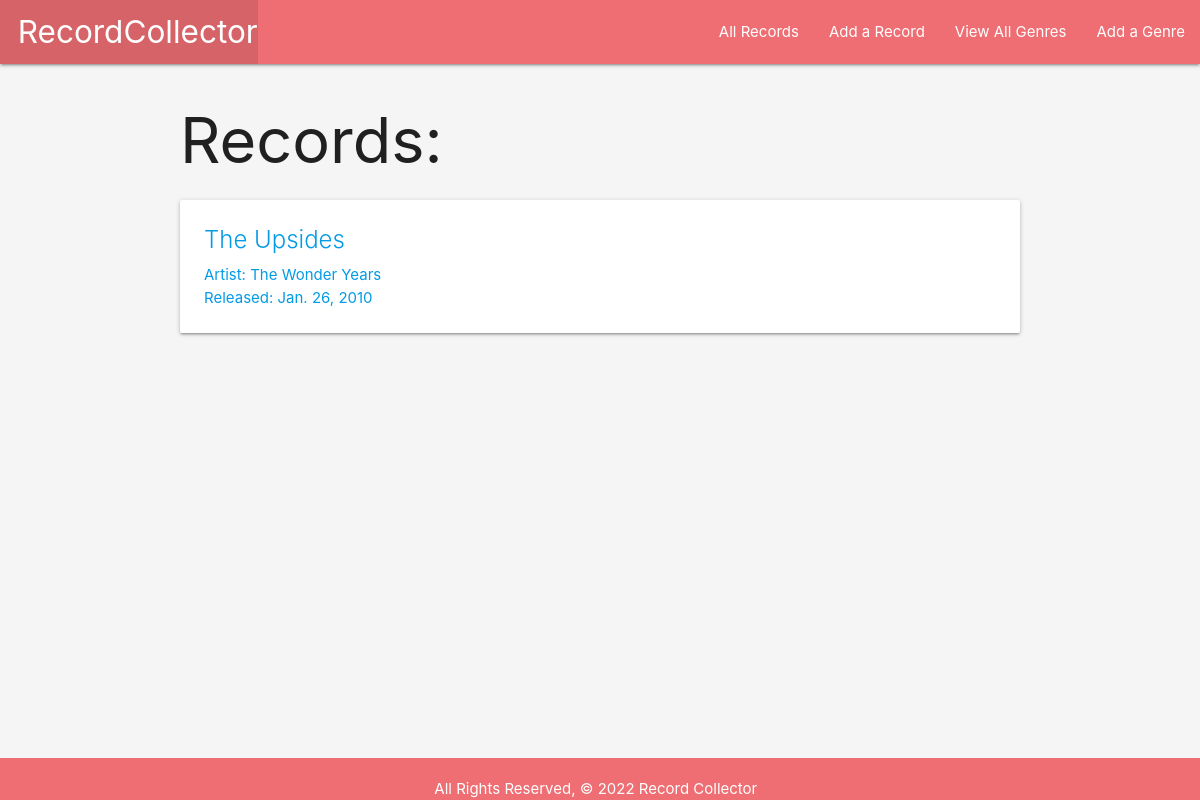
The app's page /records/ with its own data.
### main_app/models.py (models this page shows, shortened)
class Record(models.Model):
    title = models.CharField(max_length=100)
    artist = models.CharField(max_length=100)
    release_date = models.DateField()
    genres = models.ManyToManyField(Genre)

### main_app/views.py (the view)
# urls.py: path('records/', views.records_index, name='index'),
def records_index(request):
    records = Record.objects.all()
    return render(request, 'records/index.html', {'records': records })

### main_app/templates/records/index.html
{% extends 'base.html' %}
{% block content %}
<h1>Records:</h1>
{% for record in records %}
<div class="card">
  <a href="{% url 'detail' record.id %}">
    <div class="card-content">
      <span class="card-title">{{ record.title }}</span>
      <p>Artist: {{ record.artist }}</p>
      <p>Released: {{ record.release_date }}</p>
    </div>
  </a>
  </div>
  {% endfor %} {% endblock %}

### main_app/static/css/style.css (style rules this page uses)
body { background-color: whitesmoke; display: flex; min-height: 100vh; flex-direction: column; }

### records on screen
Record: title "The Upsides", artist "The Wonder Years", release_date "Jan. 26, 2010"
